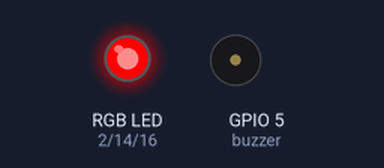
Bench run of a sketch on a simulated ESP8266 (NodeMCU). Parts: an RGB LED mixed from three pins (HIGH = lit), buzzer (waves = sounding, pin HIGH). WiFi joins after 1.5 s; servers stay silent unless stated; pins used as bus, display or sensor lines are not drawn; what the sketch prints to the serial monitor is not drawn.

Above: at 0.5 s.
At 1.5 s:
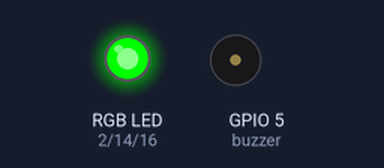
At 2.5 s:
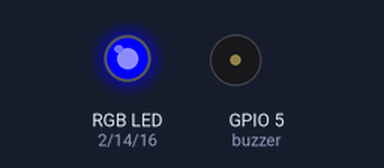
At 4.5 s:
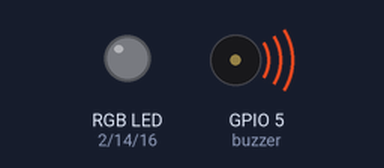
At 12.8 s:
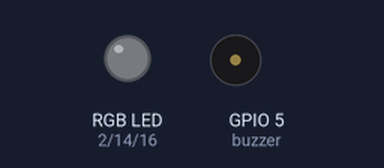
At 25.9 s:
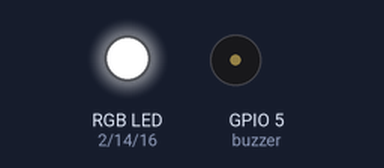
Timing chart, 0 to 36.6 s (numbered marks = the images above):
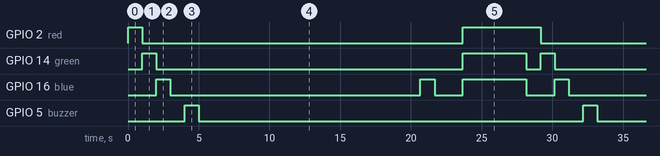

Measured:
- by itself, GPIO 2 (red): repeats every 28.2 s: LOW 22.7 s, HIGH 5.5 s
- by itself, GPIO 14 (green): repeats every 28.2 s: LOW 21.7 s, HIGH 4.5 s, LOW 1.0 s, HIGH 1.0 s
- by itself, GPIO 16 (blue): repeats every 28.2 s: LOW 17.7 s, HIGH 1.0 s, LOW 2.0 s, HIGH 4.5 s, LOW 2.0 s, HIGH 1.0 s
- by itself, GPIO 5 (buzzer): alternates HIGH for 1.0 s and LOW for 27.2 s

The sketch:

base_controller.ino
```cpp
/* base_controler Example

   This example code is Contains the GPIO, buzzer,WIFI,uart,18b20 function test.

   According to the following start each test module:
   1.By default, after power on RGBled began to shine,then according to the following test sequence
   2.RGB GPIO->BUZZER->nextion power->nextion uart->18b20->wifi->soft_reset->RGB GPIO.
   3.When the nextion uart working properly, a red light will flash.
   4.When the temperature sensor working properly, a green light will flash.
   5.When the wifi connect to ap, a blue light will flash.
*/
#include <DS18B20.h>
#include <Ticker.h>
#include <ESP8266WiFi.h>

DS18B20 ds18b20(4);

void RGB_led_open(int num)
{
    switch(num)
    {
        case 2:
          digitalWrite(2,HIGH);
          digitalWrite(14,LOW);
          digitalWrite(16,LOW);
          break;
        case 14:
          digitalWrite(2,LOW);
          digitalWrite(14,HIGH);
          digitalWrite(16,LOW);
          break;
        case 16:
          digitalWrite(2,LOW);
          digitalWrite(14,LOW);
          digitalWrite(16,HIGH);
          break;
        case 0:
          digitalWrite(2,HIGH);
          digitalWrite(14,HIGH);
          digitalWrite(16,HIGH);
          break;
        default:
          digitalWrite(2,LOW);
          digitalWrite(14,LOW);
          digitalWrite(16,LOW);
          break;
    }
}

void ds18b20_init(void)
{
    if(ds18b20.is_ds18b20()==0)
    {
       ds18b20.start_ds18b20_tran();
       Serial.print("18b20 is ready ok\r\n");
    }
    else
    {
       Serial.print("18b20 is no ready\r\n");
    }
}

int connect_to_wifi(char *ssid,char *password)
{
      int out_time = 10;
      int status = 0;

      //Serial.println(ssid);
      //Serial.println(password);
      status = WiFi.begin(ssid,password);
      //Serial.print("status:");
      //Serial.println(status);
      while(1)
      {
          if(WiFi.status() == WL_CONNECTED)
          {
              return 1;
          }
          else
          {
              if(out_time == 0)
              {
                  return 0;
              }
              else
              {
                  delay(1000);
                  out_time--;
              }
          }
      }
}

int read_respond(char *rece_buf, int len)
{
  long timeout = 0;
  int read_cnt = 0;
  int addr_diff = 0;
  int position = 0;

  while (1)
  {
    if (Serial.available() > 0)
    {
      timeout = 0;
      rece_buf[position++] = Serial.read();
      //for(int i=0;i<10000;i++);
    }
    else
    {
      timeout++;
      delay(1);
      if (timeout > 100)
      {
        if (rece_buf[0] == 0)
        {
          //Serial.write("no data read\n");
          Serial.flush();
          return 0;
        }
          return position;
      }
    }
  }
}

void RGB_test()
{
    RGB_led_open(2);
    delay(1000);
    RGB_led_open(14);
    delay(1000);
    RGB_led_open(16);
    delay(1000);
    RGB_led_open(100);
    delay(1000);
}

void buzzer_test(void)
{
    digitalWrite(5, 1);
    delay(1000);
    digitalWrite(5, 0);
    delay(1000);
}

int ds18b20_test()
{
      int ret,temp,intT,decT;
      int i = 0 ,cnt = 0;

     for(i=0;i<3;i++)
     {
        ret = ds18b20.Get_18b20_temp(&temp);
        if(ret)
        {
              intT = temp >> 4;
              decT = temp & 0x0f;
              Serial.print("Temperature for the device 1 (index 0) is: ");
              Serial.print(intT);
              Serial.print(".");
              if(decT<10)
              {
                  Serial.print(0);
              }
              Serial.println(decT);
              if(intT > 0 && intT < 50)
              {
                      RGB_led_open(14);
                      delay(1000);
                      RGB_led_open(100);
                      delay(2000);
                      return 1;
              }
        }
        ds18b20.start_ds18b20_tran();
        delay(1000);
     }
}

int wifi_test(void)
{
    int ret = 0, i = 0;
    char ssid_s[30] = {0};

    for(i=0;i<3;i++)
    {
        #if 1
         ret = connect_to_wifi((char *)"8DB0839D",(char*)"094FAFE8");
         if(ret == 1)
         {
               Serial.println("Connect to 8DB0839D OK");
               WiFi.disconnect();
               Serial.println("Close to 8DB0839D OK");
               RGB_led_open(16);
               delay(1000);
               RGB_led_open(100);
               delay(2000);
               return 1;
         }
         else
         {
               Serial.println("Connect to 8DB0839D Failed");
         }
         //#else
         if(ret==0)
         {
                     ret = connect_to_wifi((char *)"YangHuaiMi",(char*)"TianShuiTeChan");
                   if(ret == 1)
                   {
                         Serial.println("Connect to YangHuaiMi OK");
                         WiFi.disconnect();
                         Serial.println("Close to YangHuaiMi OK");
                         RGB_led_open(14);
                         delay(1000);
                         RGB_led_open(100);
                         delay(2000);
                         return 1;
                   }
                   else
                   {
                         Serial.println("Connect to YangHuaiMi Failed");
                   }
      #endif
         }
    }
}

void nextion_power_test()
{
    digitalWrite(12,LOW);
    delay(1000);
    digitalWrite(12,HIGH);
    delay(2000);
}

void reset_test()
{
    RGB_led_open(0);
    delay(2000);
    digitalWrite(13,LOW);
    delay(500);
}

int nextion_uart_test()
{
    uint8_t tail[3] = {0xFF,0xFF,0xFF};
    char read_buf[20] = {0};
    int len = 0;

    for(int i=0;i<6;i++)
    {
        Serial.flush();
        Serial.print("get baud");
        Serial.write((const char*)tail,3);
        Serial.flush();

        len = read_respond(read_buf,20);
        if(len > 0)
        {
            if((read_buf[1] == 0x80) && (read_buf[2]==0x25))
            {
                Serial.print("nextion uart test OK");
                RGB_led_open(2);
                delay(1000);
                RGB_led_open(100);
                delay(2000);
                return 1;
            }
            else if(len == 8)
            {
                return 1;
            }
        }
        delay(1000);
    }
}

void setup() {
    Serial.begin(9600);
    pinMode(2,OUTPUT);  //red
    pinMode(14,OUTPUT); //green
    pinMode(16,OUTPUT); //blue
    pinMode(5,OUTPUT);//buzzer

    //pinMode(12,INPUT);
    pinMode(12,OUTPUT);//nextion power
    digitalWrite(12,HIGH);
    digitalWrite(13,HIGH);
    pinMode(13,OUTPUT);//reset

    ds18b20_init();
}

void loop()
{
    while(1)
    {
         RGB_test();
         buzzer_test();
         nextion_power_test();
         nextion_uart_test();
         ds18b20_test();
         wifi_test();
         reset_test();
         delay(2000);
    }
}
```
